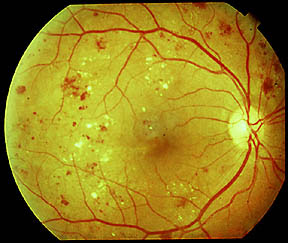
#> input picture images/diabetes.jpg, 288 x 243 px
$ python -i image_processing.py   (imports and definitions only)
#> lines starting #> are read from the running program, lines starting #| are printed output that depends on the picture; after the words box and inside, x2 and y2 are one past the last pixel; in counts of white or black regions, pixels touching at a corner belong together
import cv2
import numpy as np

def analisar_retina(imagem_caminho):
#> called with imagem_caminho = 'images/diabetes.jpg'
    img_original = cv2.imread(imagem_caminho)
#> img_original is the input picture: shape (243, 288, 3); mean B, G, R 28.9, 127.4, 151
    if img_original is None:
        raise FileNotFoundError(f"Erro ao carregar a imagem {imagem_caminho}!")

    valida, motivo = verificar_imagem_retina(img_original)
#> in verificar_imagem_retina, `img_gray = cv2.cvtColor(img, cv2.COLOR_BGR2GRAY)`:
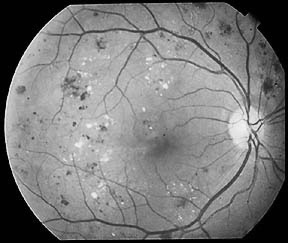
#> img_gray: shape (243, 288); min 0, max 244, mean 123.2
#> in verificar_imagem_retina, `bordas = cv2.Canny(img_gray, 50, 150)`:
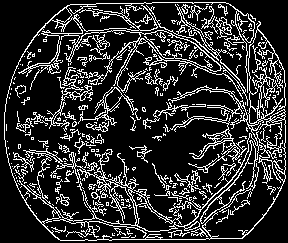
#> bordas: shape (243, 288); 18.6% white in thin lines or dots
#> in verificar_imagem_retina, `quantidade_bordas = np.sum(bordas > 0)`: quantidade_bordas = 13027
#> in verificar_imagem_retina, `proporcao_red = np.sum(img[:, :, 2] > 100) / (img.shape[0] * img.shape..`: proporcao_red = 0.844
#> in verificar_imagem_retina, `contornos, _ = cv2.findContours(bordas, cv2.RETR_EXTERNAL, cv2.CHAIN_A..`: contornos = 192 contours, 170 with area under 20; largest, box (x1, y1, x2, y2) and area: (4, 2, 286, 241) 15198, (78, 87, 141, 126) 350, (45, 67, 93, 132) 242, (215, 17, 232, 39) 132, (252, 67, 281, 112) 74
#> the loop in verificar_imagem_retina, `for contorno in contornos:` made 192 passes
#> (area, perimetro, circularidade) on passes 34, 44, 49: (51, 207.8, 0.0148), (20, 61.94, 0.0655), (26, 156.5, 0.0133)
#> after the loop in verificar_imagem_retina, `for contorno in contornos:`: areas_circulares = 9
#> valida = True; motivo = 'Imagem validada como retina.'
    if not valida:
        raise ValueError(f"A imagem fornecida não parece ser de retina. {motivo}")

    img = cv2.cvtColor(img_original, cv2.COLOR_BGR2GRAY)
    img_equalizada = cv2.equalizeHist(img)
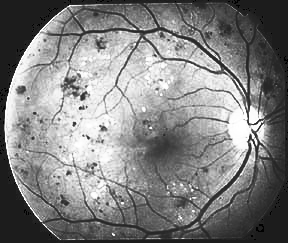
#> img_equalizada: shape (243, 288); min 0, max 255, mean 129.3
    img_suave = cv2.GaussianBlur(img_equalizada, (5, 5), 0)
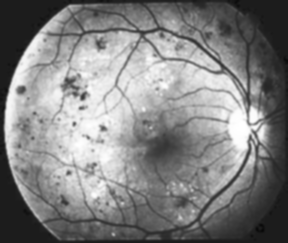
#> img_suave: shape (243, 288); min 8, max 255, mean 129.3
    detectar_bordas = cv2.getStructuringElement(cv2.MORPH_ELLIPSE, (15, 15))
    destaca_estruturas = cv2.morphologyEx(img_suave, cv2.MORPH_TOPHAT, detectar_bordas)
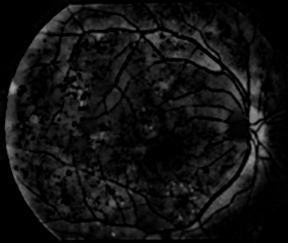
#> destaca_estruturas: shape (243, 288); min 0, max 160, mean 17.6
    bordas = cv2.Canny(destaca_estruturas, 50, 150)
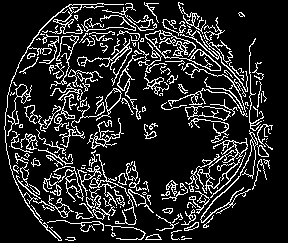
#> bordas: shape (243, 288); 15.2% white in thin lines or dots

    vasos_dilatados = np.sum(bordas) / 255
#> vasos_dilatados = 10610
    if vasos_dilatados > 10000:
        status = "Risco de Diabetes"
    elif vasos_dilatados > 5000:
        status = "Risco de Hipertensão"
    else:
        status = "Olho Saudável"

    img_original_rgb = cv2.cvtColor(img_original, cv2.COLOR_BGR2RGB)

    return img_original_rgb, img, destaca_estruturas, bordas, status

def verificar_imagem_retina(img):
    # Converte a imagem
    img_gray = cv2.cvtColor(img, cv2.COLOR_BGR2GRAY)

    # Detecta bordas (com limiares de 50 e 150)
    bordas = cv2.Canny(img_gray, 50, 150)
    # Conta os pixels brancos
    quantidade_bordas = np.sum(bordas > 0)

    # Calcula a proporção de pixels vermelhos
    proporcao_red = np.sum(img[:, :, 2] > 100) / (img.shape[0] * img.shape[1])

    # Encontra contornos com base nas bordas
    contornos, _ = cv2.findContours(bordas, cv2.RETR_EXTERNAL, cv2.CHAIN_APPROX_SIMPLE)

    # Conta áreas com formato circular
    areas_circulares = 0
    for contorno in contornos:
        area = cv2.contourArea(contorno)
        perimetro = cv2.arcLength(contorno, True)
        if perimetro == 0:
            continue
        circularidade = 4 * np.pi * (area / (perimetro ** 2))
        if 0.7 < circularidade < 1.2:
            # o contorno é considerado circular.
            areas_circulares += 1

    # Valida critérios típicos de retina
    if proporcao_red < 0.01:
        return False, "Proporção de vermelho muito baixa, não parece uma retina."
    if quantidade_bordas < 1000 or quantidade_bordas > 30000:
        return False, "Quantidade de bordas fora do intervalo típico de uma retina."
    if areas_circulares < 1:
        return False, "Não foram detectadas áreas circulares típicas de uma retina."

    return True, "Imagem validada como retina."

>>> result = analisar_retina('images/diabetes.jpg')
#> result = 5 items

$ run again, on images/hiper.jpg
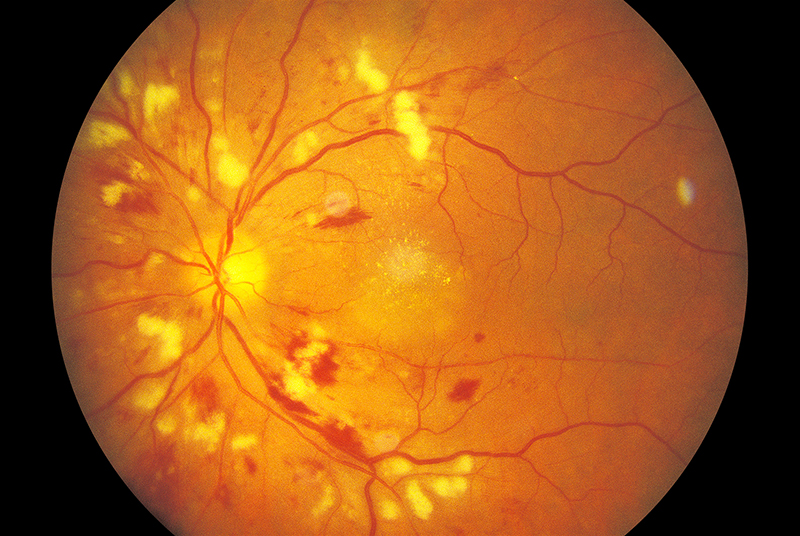
#> input picture images/hiper.jpg, 800 x 536 px
#> in analisar_retina, img_original is the input picture: shape (536, 800, 3); mean B, G, R 26.3, 91.4, 160.7
#> in verificar_imagem_retina, `bordas = cv2.Canny(img_gray, 50, 150)`:
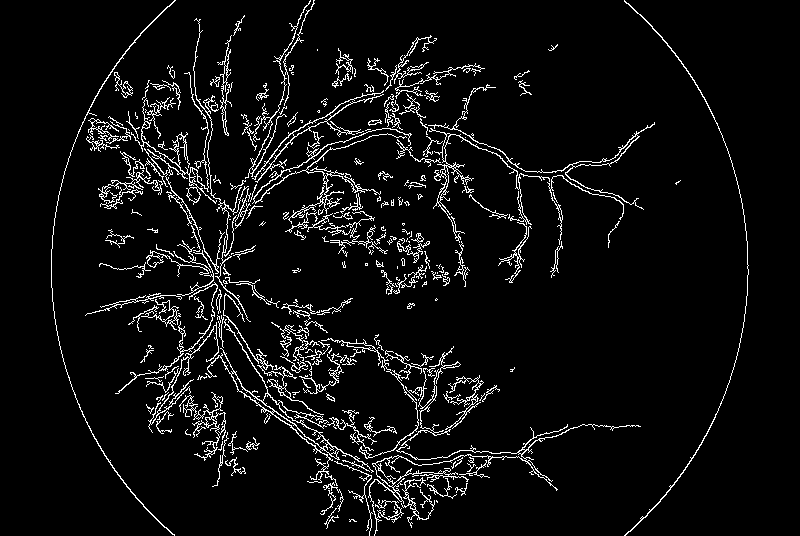
#> bordas: shape (536, 800); 5.6% white in thin lines or dots, all inside (x1, y1, x2, y2) = (51, 0, 749, 536)
#> quantidade_bordas = 24191
#> proporcao_red = 0.774
#> contornos = 250 contours, 186 with area under 20; largest, box (x1, y1, x2, y2) and area: (205, 319, 374, 483) 1458, (368, 346, 641, 536) 651, (428, 84, 655, 210) 396, (429, 128, 550, 243) 394, (131, 72, 217, 205) 368
#> the loop in verificar_imagem_retina, `for contorno in contornos:` made 250 passes
#> (area, perimetro, circularidade) on passes 8, 9, 13: (22.5, 152.3, 0.0122), (129, 445.9, 0.00815), (27, 367.5, 0.00251)
#> after the loop in verificar_imagem_retina, `for contorno in contornos:`: areas_circulares = 5
#> valida = True; motivo = 'Imagem validada como retina.'
#> in analisar_retina, `bordas = cv2.Canny(destaca_estruturas, 50, 150)`:
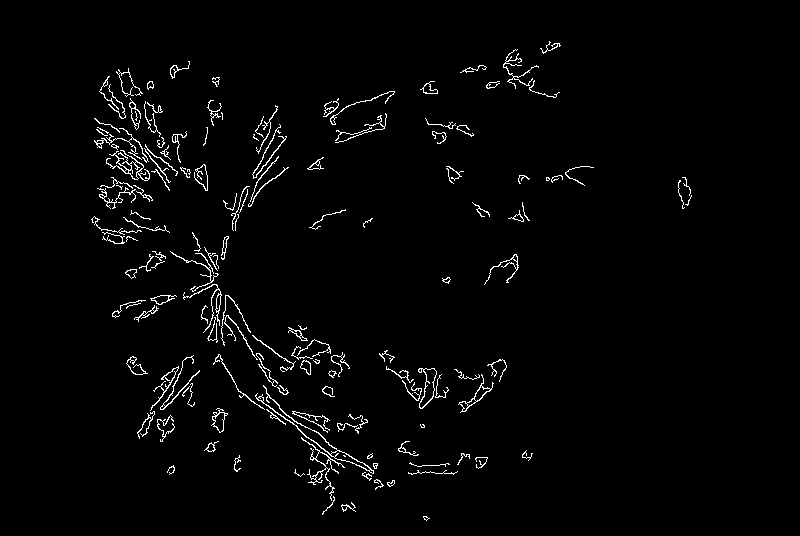
#> bordas: shape (536, 800); 2.2% white in thin lines or dots, all inside (x1, y1, x2, y2) = (91, 41, 692, 521)
#> vasos_dilatados = 9302
#> result = 5 items
